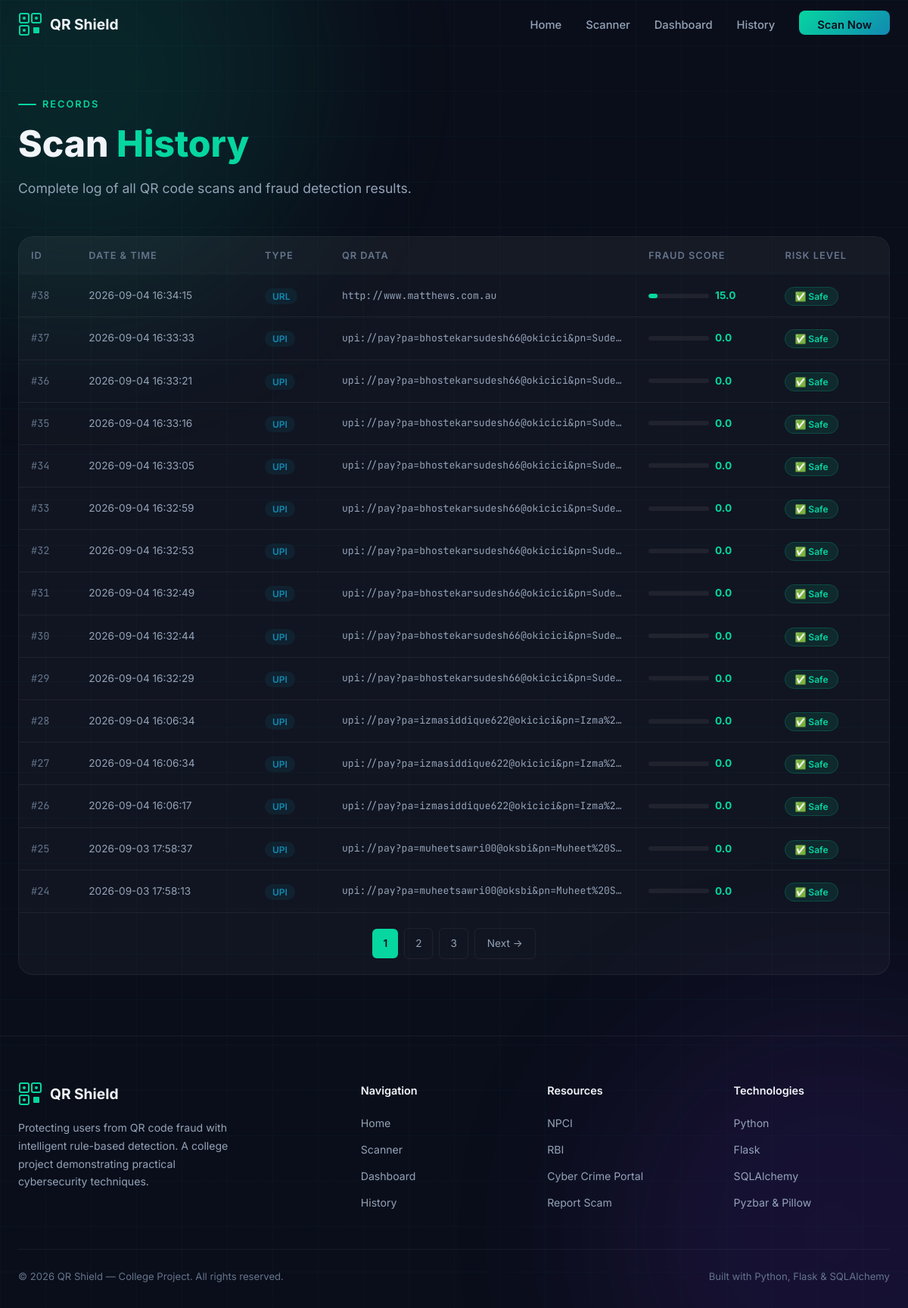
The app's page /history with its own data.
### models.py (models this page shows, shortened)
class ScanHistory(db.Model):
    __tablename__ = 'scan_history'
    id = db.Column(db.Integer, primary_key=True, autoincrement=True)
    scan_date = db.Column(db.DateTime, default=datetime.utcnow, nullable=False)
    qr_data = db.Column(db.Text, nullable=False)
    data_type = db.Column(db.String(50), nullable=False)          # 'upi', 'url', 'text', 'unknown'
    risk_level = db.Column(db.String(20), nullable=False)          # 'safe', 'suspicious', 'scam'
    fraud_score = db.Column(db.Float, default=0.0)
    details = db.Column(db.Text)                                   # JSON string of detection details
    ip_address = db.Column(db.String(45))
    filename = db.Column(db.String(255))

### app.py (the view)
    @app.route('/history')
    def history():
        page = request.args.get('page', 1, type=int)
        per_page = 15
        scans = ScanHistory.query.order_by(
            ScanHistory.scan_date.desc()
        ).paginate(page=page, per_page=per_page, error_out=False)
        return render_template('history.html', scans=scans)

### templates/history.html (shortened to what this page needs)
{% extends "base.html" %}
{% block content %}
<section style="padding-top:120px;padding-bottom:80px;position:relative;z-index:1;">
    <div class="container">
        <div class="section-header" style="margin-bottom:48px;">
            <div class="section-label">Records</div>
            <h2 class="section-title">Scan <span class="highlight">History</span></h2>
            <p class="section-subtitle">Complete log of all QR code scans and fraud detection results.</p>
        </div>
        {% if scans.items %}
        <div
            style="background:var(--bg-glass);border:1px solid var(--border-subtle);border-radius:var(--radius-lg);overflow:hidden;">
            <div style="overflow-x:auto;">
                <table style="width:100%;border-collapse:collapse;">
                    <thead>
                        <tr style="background:rgba(255,255,255,0.02);">
                            <th
                                style="padding:14px 16px;text-align:left;font-size:0.8rem;font-weight:600;color:var(--text-muted);text-transform:uppercase;letter-spacing:1px;">
                                ID</th>
                            <th
                                style="padding:14px 16px;text-align:left;font-size:0.8rem;font-weight:600;color:var(--text-muted);text-transform:uppercase;letter-spacing:1px;">
                                Date & Time</th>
                            <th
                                style="padding:14px 16px;text-align:left;font-size:0.8rem;font-weight:600;color:var(--text-muted);text-transform:uppercase;letter-spacing:1px;">
                                Type</th>
                            <th
                                style="padding:14px 16px;text-align:left;font-size:0.8rem;font-weight:600;color:var(--text-muted);text-transform:uppercase;letter-spacing:1px;">
                                QR Data</th>
                            <th
                                style="padding:14px 16px;text-align:left;font-size:0.8rem;font-weight:600;color:var(--text-muted);text-transform:uppercase;letter-spacing:1px;">
                                Fraud Score</th>
                            <th
                                style="padding:14px 16px;text-align:left;font-size:0.8rem;font-weight:600;color:var(--text-muted);text-transform:uppercase;letter-spacing:1px;">
                                Risk Level</th>
                        </tr>
                    </thead>
                    <tbody>
                        {% for scan in scans.items %}
                        <tr style="border-bottom:1px solid var(--border-subtle);transition:background 0.2s;"
                            onmouseover="this.style.background='rgba(255,255,255,0.02)'"
                            onmouseout="this.style.background=''">
                            <td
                                style="padding:14px 16px;font-size:0.85rem;font-family:var(--font-mono);color:var(--text-muted);">
                                #{{ scan.id }}</td>
                            <td style="padding:14px 16px;font-size:0.85rem;color:var(--text-secondary);">{{
                                scan.scan_date.strftime('%Y-%m-%d %H:%M:%S') }}</td>
                            <td style="padding:14px 16px;">
                                <span
                                    style="padding:3px 10px;border-radius:100px;font-size:0.75rem;font-weight:600;background:rgba(17,138,178,0.1);color:var(--accent-blue);text-transform:uppercase;">{{
                                    scan.data_type }}</span>
                            </td>
                            <td style="padding:14px 16px;font-size:0.82rem;font-family:var(--font-mono);color:var(--text-secondary);max-width:300px;overflow:hidden;text-overflow:ellipsis;white-space:nowrap;"
                                title="{{ scan.qr_data }}">{{ scan.qr_data[:70] }}</td>
                            <td style="padding:14px 16px;">
                                <div style="display:flex;align-items:center;gap:8px;">
                                    <div
                                        style="flex:1;max-width:80px;height:6px;background:rgba(255,255,255,0.06);border-radius:3px;overflow:hidden;">
                                        <div style="height:100%;border-radius:3px;width:{{ scan.fraud_score }}%;
                                            {% if scan.risk_level == 'safe' %}background:var(--accent-cyan);
                                            {% elif scan.risk_level == 'suspicious' %}background:var(--accent-yellow);
                                            {% else %}background:var(--accent-red);{% endif %}
                                        "></div>
                                    </div>
                                    <span style="font-size:0.85rem;font-weight:700;
                                        {% if scan.risk_level == 'safe' %}color:var(--accent-cyan);
                                        {% elif scan.risk_level == 'suspicious' %}color:var(--accent-yellow);
                                        {% else %}color:var(--accent-red);{% endif %}
                                    ">{{ scan.fraud_score }}</span>
                                </div>
                            </td>
                            <td style="padding:14px 16px;">
                                {% if scan.risk_level == 'safe' %}
                                <span
                                    style="padding:4px 12px;border-radius:100px;font-size:0.75rem;font-weight:600;background:rgba(6,214,160,0.1);border:1px solid rgba(6,214,160,0.2);color:var(--accent-cyan);">✅
                                    Safe</span>
                                {% elif scan.risk_level == 'suspicious' %}
                                <span
                                    style="padding:4px 12px;border-radius:100px;font-size:0.75rem;font-weight:600;background:rgba(255,209,102,0.1);border:1px solid rgba(255,209,102,0.2);color:var(--accent-yellow);">⚠️
                                    Suspicious</span>
                                {% else %}
                                <span
                                    style="padding:4px 12px;border-radius:100px;font-size:0.75rem;font-weight:600;background:rgba(239,71,111,0.1);border:1px solid rgba(239,71,111,0.2);color:var(--accent-red);">🚨
                                    Scam</span>
                                {% endif %}
                            </td>
                        </tr>
                        {% endfor %}
                    </tbody>
                </table>
            </div>
            {% if scans.pages > 1 %}
            <div style="display:flex;align-items:center;justify-content:center;gap:8px;padding:20px;">
                {% for page_num in scans.iter_pages(left_edge=1, right_edge=1, left_current=2, right_current=2) %}
                {% if page_num %}
                {% if page_num == scans.page %}
                <span
                    style="padding:8px 14px;border-radius:6px;background:var(--accent-cyan);color:var(--bg-primary);font-size:0.85rem;font-weight:600;">{{
                    page_num }}</span>
                {% else %}
                <a href="{{ url_for('history', page=page_num) }}"
                    style="padding:8px 14px;border-radius:6px;border:1px solid var(--border-subtle);font-size:0.85rem;color:var(--text-secondary);">{{
                    page_num }}</a>
                {% endif %}
                {% else %}
                <span style="color:var(--text-muted);">…</span>
                {% endif %}
                {% endfor %}
                {% if scans.has_next %}
                <a href="{{ url_for('history', page=scans.next_num) }}"
                    style="padding:8px 16px;border-radius:6px;border:1px solid var(--border-subtle);font-size:0.85rem;color:var(--text-secondary);">Next
                    →</a>
                {% endif %}
            </div>
            {% endif %}
        </div>
        {% endif %}
    </div>
</section>
{% endblock %}

### templates/base.html (shortened to what this page needs)
<!DOCTYPE html>
<html lang="en">
<head>
    <link rel="stylesheet" href="{{ url_for('static', filename='css/style.css') }}">
</head>
<body>
    <div class="bg-grid"></div>
    <div class="bg-glow bg-glow--cyan"></div>
    <div class="bg-glow bg-glow--purple"></div>
    <nav class="navbar" id="navbar">
        <div class="container">
            <a href="{{ url_for('index') }}" class="nav-logo">
                QR Shield
            </a>
            <ul class="nav-links" id="navLinks">
                <li><a href="{{ url_for('index') }}">Home</a></li>
                <li><a href="{{ url_for('scanner') }}">Scanner</a></li>
                <li><a href="{{ url_for('dashboard') }}">Dashboard</a></li>
                <li><a href="{{ url_for('history') }}">History</a></li>
                <li><a href="{{ url_for('scanner') }}" class="nav-cta">Scan Now</a></li>
            </ul>
        </div>
    </nav>
    <main>
        {% block content %}{% endblock %}
    </main>
    <footer class="footer">
        <div class="container">
            <div class="footer-grid">
                <div class="footer-brand">
                    <a href="{{ url_for('index') }}" class="nav-logo">
                        QR Shield
                    </a>
                    <p>Protecting users from QR code fraud with intelligent rule-based detection. A college project demonstrating practical cybersecurity techniques.</p>
                </div>
                <div class="footer-links">
                    <h4>Navigation</h4>
                    <ul>
                        <li><a href="{{ url_for('index') }}">Home</a></li>
                        <li><a href="{{ url_for('scanner') }}">Scanner</a></li>
                        <li><a href="{{ url_for('dashboard') }}">Dashboard</a></li>
                        <li><a href="{{ url_for('history') }}">History</a></li>
                    </ul>
                </div>
                <div class="footer-links">
                    <h4>Resources</h4>
                    <ul>
                        <li><a href="https://www.npci.org.in/" target="_blank">NPCI</a></li>
                        <li><a href="https://www.rbi.org.in/" target="_blank">RBI</a></li>
                        <li><a href="https://cybercrime.gov.in/" target="_blank">Cyber Crime Portal</a></li>
                        <li><a href="#">Report Scam</a></li>
                    </ul>
                </div>
                <div class="footer-links">
                    <h4>Technologies</h4>
                    <ul>
                        <li><a href="https://www.python.org/" target="_blank">Python</a></li>
                        <li><a href="https://flask.palletsprojects.com/" target="_blank">Flask</a></li>
                        <li><a href="https://www.sqlalchemy.org/" target="_blank">SQLAlchemy</a></li>
                        <li><a href="#">Pyzbar & Pillow</a></li>
                    </ul>
                </div>
            </div>
            <div class="footer-bottom">
                <p>&copy; 2026 QR Shield — College Project. All rights reserved.</p>
                <p>Built with Python, Flask & SQLAlchemy</p>
            </div>
        </div>
    </footer>
</body>
</html>

### records on screen
ScanHistory: id "38", scan_date "2026-09-04 16:34:15", data_type "URL", qr_data "http://www.matthews.com.au", fraud_score "15.0", risk_level "✅ Safe"
ScanHistory: id "37", scan_date "2026-09-04 16:33:33", data_type "UPI", qr_data "upi://pay?pa=bhostekarsudesh66@okicici&pn=Sude…", fraud_score "0.0", risk_level "✅ Safe"
ScanHistory: id "36", scan_date "2026-09-04 16:33:21", data_type "UPI", qr_data "upi://pay?pa=bhostekarsudesh66@okicici&pn=Sude…", fraud_score "0.0", risk_level "✅ Safe"
ScanHistory: id "35", scan_date "2026-09-04 16:33:16", data_type "UPI", qr_data "upi://pay?pa=bhostekarsudesh66@okicici&pn=Sude…", fraud_score "0.0", risk_level "✅ Safe"
ScanHistory: id "34", scan_date "2026-09-04 16:33:05", data_type "UPI", qr_data "upi://pay?pa=bhostekarsudesh66@okicici&pn=Sude…", fraud_score "0.0", risk_level "✅ Safe"
ScanHistory: id "33", scan_date "2026-09-04 16:32:59", data_type "UPI", qr_data "upi://pay?pa=bhostekarsudesh66@okicici&pn=Sude…", fraud_score "0.0", risk_level "✅ Safe"
ScanHistory: id "32", scan_date "2026-09-04 16:32:53", data_type "UPI", qr_data "upi://pay?pa=bhostekarsudesh66@okicici&pn=Sude…", fraud_score "0.0", risk_level "✅ Safe"
ScanHistory: id "31", scan_date "2026-09-04 16:32:49", data_type "UPI", qr_data "upi://pay?pa=bhostekarsudesh66@okicici&pn=Sude…", fraud_score "0.0", risk_level "✅ Safe"
ScanHistory: id "30", scan_date "2026-09-04 16:32:44", data_type "UPI", qr_data "upi://pay?pa=bhostekarsudesh66@okicici&pn=Sude…", fraud_score "0.0", risk_level "✅ Safe"
ScanHistory: id "29", scan_date "2026-09-04 16:32:29", data_type "UPI", qr_data "upi://pay?pa=bhostekarsudesh66@okicici&pn=Sude…", fraud_score "0.0", risk_level "✅ Safe"
ScanHistory: id "28", scan_date "2026-09-04 16:06:34", data_type "UPI", qr_data "upi://pay?pa=izmasiddique622@okicici&pn=Izma%2…", fraud_score "0.0", risk_level "✅ Safe"
ScanHistory: id "27", scan_date "2026-09-04 16:06:34", data_type "UPI", qr_data "upi://pay?pa=izmasiddique622@okicici&pn=Izma%2…", fraud_score "0.0", risk_level "✅ Safe"
ScanHistory: id "26", scan_date "2026-09-04 16:06:17", data_type "UPI", qr_data "upi://pay?pa=izmasiddique622@okicici&pn=Izma%2…", fraud_score "0.0", risk_level "✅ Safe"
ScanHistory: id "25", scan_date "2026-09-03 17:58:37", data_type "UPI", qr_data "upi://pay?pa=muheetsawri00@oksbi&pn=Muheet%20S…", fraud_score "0.0", risk_level "✅ Safe"
ScanHistory: id "24", scan_date "2026-09-03 17:58:13", data_type "UPI", qr_data "upi://pay?pa=muheetsawri00@oksbi&pn=Muheet%20S…", fraud_score "0.0", risk_level "✅ Safe"

### other values on screen
{{ page_num }} "1"
{{ page_num }} "2" "3"
